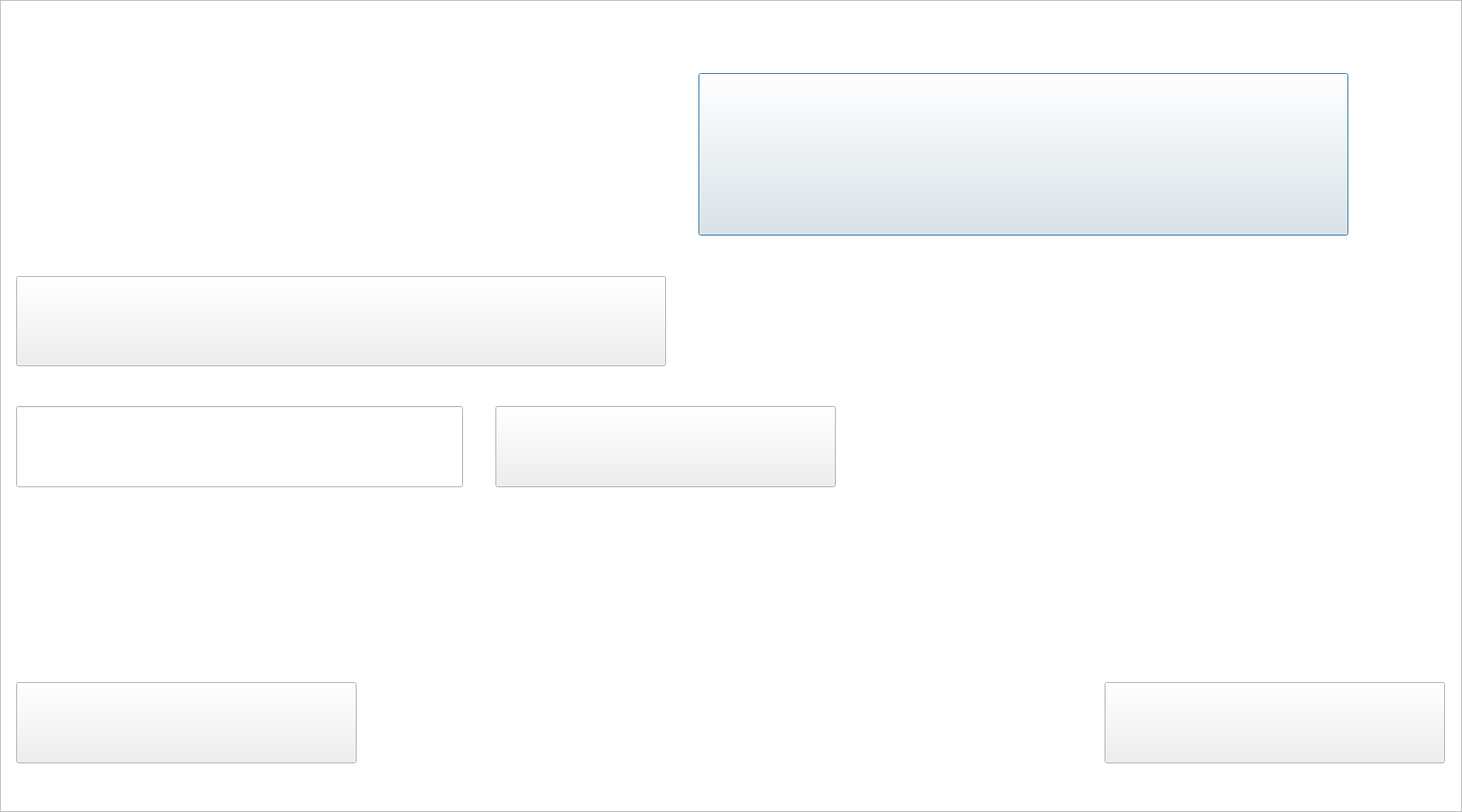
<?xml version="1.0" encoding="UTF-8"?>
<ui version="4.0">
 <class>sregistro</class>
 <widget class="QDialog" name="sregistro">
  <property name="geometry">
   <rect>
    <x>0</x>
    <y>0</y>
    <width>1800</width>
    <height>1000</height>
   </rect>
  </property>
  <property name="windowTitle">
   <string>Dialog</string>
  </property>
  <widget class="QGraphicsView" name="graphicsView">
   <property name="geometry">
    <rect>
     <x>0</x>
     <y>0</y>
     <width>1800</width>
     <height>1000</height>
    </rect>
   </property>
   <property name="styleSheet">
    <string notr="true">border-image: url(:/Imagenes/main.jpg);</string>
   </property>
  </widget>
  <widget class="QPushButton" name="title">
   <property name="geometry">
    <rect>
     <x>860</x>
     <y>90</y>
     <width>800</width>
     <height>200</height>
    </rect>
   </property>
   <property name="styleSheet">
    <string notr="true">border-image: url(:/Imagenes/haloc.png);</string>
   </property>
   <property name="text">
    <string/>
   </property>
  </widget>
  <widget class="QPushButton" name="salir">
   <property name="geometry">
    <rect>
     <x>20</x>
     <y>840</y>
     <width>419</width>
     <height>100</height>
    </rect>
   </property>
   <property name="styleSheet">
    <string notr="true">border-image: url(:/Imagenes/salir.png);</string>
   </property>
   <property name="text">
    <string/>
   </property>
  </widget>
  <widget class="QPushButton" name="atras">
   <property name="geometry">
    <rect>
     <x>1360</x>
     <y>840</y>
     <width>419</width>
     <height>100</height>
    </rect>
   </property>
   <property name="styleSheet">
    <string notr="true">border-image: url(:/Imagenes/atras.png);</string>
   </property>
   <property name="text">
    <string/>
   </property>
  </widget>
  <widget class="QPushButton" name="nickname">
   <property name="geometry">
    <rect>
     <x>20</x>
     <y>340</y>
     <width>800</width>
     <height>111</height>
    </rect>
   </property>
   <property name="styleSheet">
    <string notr="true">border-image: url(:/Imagenes/nickname.jpg);
</string>
   </property>
   <property name="text">
    <string/>
   </property>
  </widget>
  <widget class="QPushButton" name="aceptar">
   <property name="geometry">
    <rect>
     <x>610</x>
     <y>500</y>
     <width>419</width>
     <height>100</height>
    </rect>
   </property>
   <property name="styleSheet">
    <string notr="true">border-image: url(:/Imagenes/aceptar.jpg);</string>
   </property>
   <property name="text">
    <string/>
   </property>
  </widget>
  <widget class="QLineEdit" name="player1">
   <property name="geometry">
    <rect>
     <x>20</x>
     <y>500</y>
     <width>550</width>
     <height>100</height>
    </rect>
   </property>
   <property name="font">
    <font>
     <family>Halo</family>
     <pointsize>72</pointsize>
    </font>
   </property>
   <property name="styleSheet">
    <string notr="true">border-image: url(:/Imagenes/barra.png);</string>
   </property>
  </widget>
 </widget>
 <resources/>
 <connections/>
</ui>
